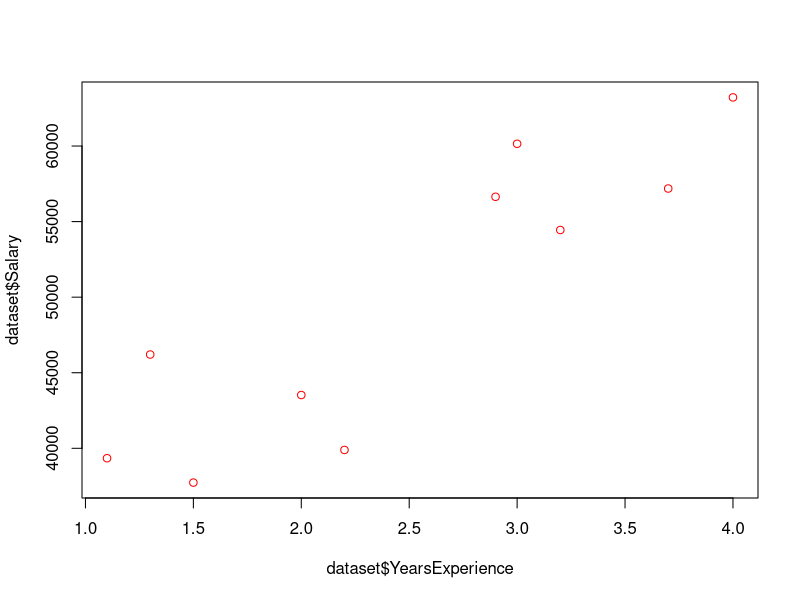
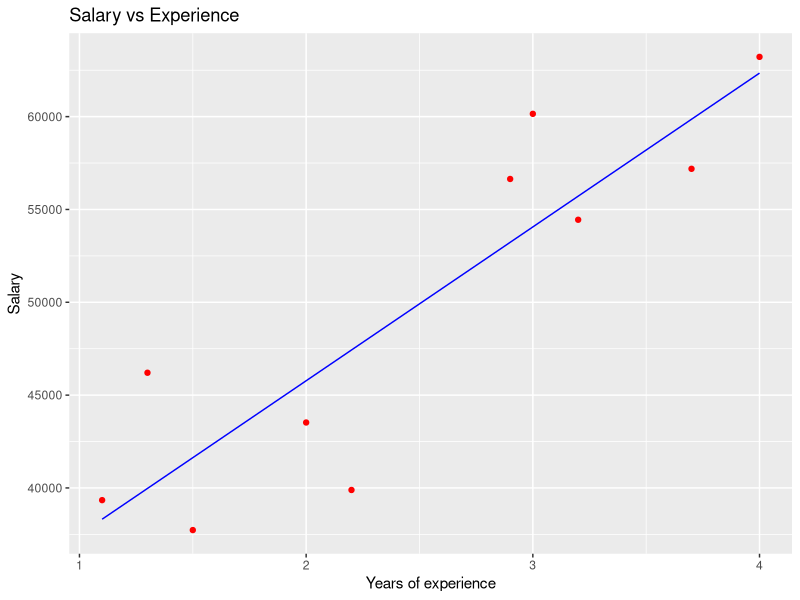

These figures' R source, in order:
dataset <- read.csv("regression_data.csv")

plot(dataset$YearsExperience, dataset$Salary, col="red")

model <- lm(Salary ~ YearsExperience, data=dataset)

library(ggplot2)
ggplot() +
  geom_point(aes(x = dataset$YearsExperience, y = dataset$Salary), colour = 'red') +
  geom_line(aes(x = dataset$YearsExperience, y = predict(model, newdata = dataset)), colour = 'blue') +
  ggtitle('Salary vs Experience') +
  xlab('Years of experience') +
  ylab('Salary')


summary(model)


